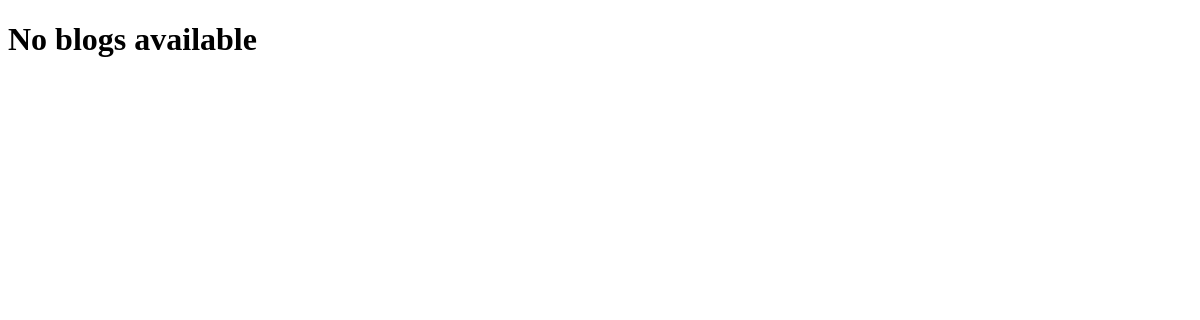
The page /my_blogs/ on the database as committed earlier.
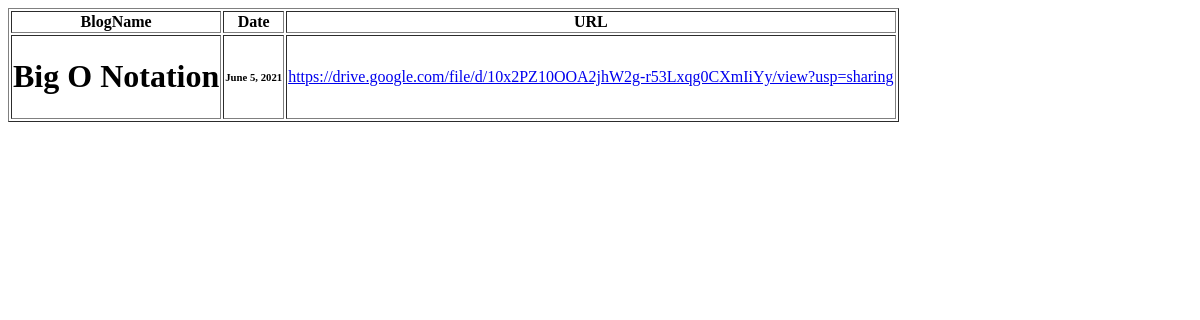
The same page on the database as committed later.
### blog_app/models.py (models this page shows, shortened)
class Blog(models.Model):
    title=models.CharField(max_length=200)
    description=models.TextField()
    date=models.DateField()

### blog_app/views.py (the view)
# urls.py: path('my_blogs/',ba.blogView,name='blogs'),
def blogView(request):
    blogs=Blog.objects.all()
    return render(request,'blog_app/blog.html',{'blogs':blogs})

### templates/blog_app/blog.html (shortened to what this page needs)
<!DOCTYPE html>
<html lang="en" dir="ltr">
  <head>
  </head>
  <body>
    {%if blogs%}
    {%for blog in blogs%}
    <table border="solid">
    <tr>
    <th>BlogName</th>
    <th>Date</th>
    <th>URL</th>
  </tr>
    <td><h1>{{blog.title}}</h1></td>
    <td><h6>{{blog.date}}</h6></td>
    <td><p><a href="{{blog.description}}">{{blog.description}}</p></td>
  </table>
    {%endfor%}
    {%else%}
    <h1>No blogs available</h1>
    {% endif %}
  </body>
</html>

Rows that differ between the two databases and show on the page:
added Blog: title "Big O Notation", date "June 5, 2021", description "https://drive.google.com/file/d/10x2PZ10OOA2jhW2g-r53Lxqg0CXmIiYy/view?usp=sharing"
Other text that changed with them:
text no longer shown: "No blogs available"
